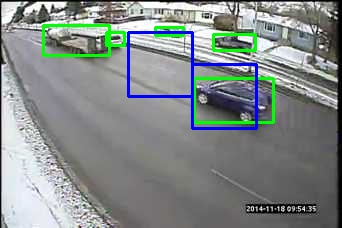
#> input picture knn_localization/00000000.jpg, 342 x 228 px, given as the content of the folder ./MIO-TCD-Localization/train, which was not available
$ jupyter execute --allow-errors localization_KNN.ipynb   (text cells are left out)
#> lines starting #> are read from the running program, lines starting #| are printed output that depends on the picture
[cell 1]
import cv2
import numpy as np
import matplotlib.pyplot as plt
import os
import csv
import time
import imutils
import csv
from scipy.spatial import distance
#> (the rest of this cell did not finish here and is left out)

#> (a cell that did not finish here is left out)

[cell 3]
# read ground truth localization values

ground_truth_id = []
ground_truth_class = []
ground_truth_coordinates = []

#> (the rest of this cell did not finish here and is left out)

[cell 4]
# [49 lines left out: function getHogFeatures, not called in this run]

[cell 5]
# [22 lines left out: function calculate_dice_coefficient, not called in this run]

[cell 6]
# extract images from localization
def extract_localization_images(path, extracted_images, extracted_value, image_ids):
#> called with path = './MIO-TCD-Localization/train', extracted_value = 1
    extracted_count = 0
    test_count = 0

    ## resize images to 128x128 grayscale
    for file in os.listdir(path):
    # grab only 1 images from train directory for testing purposes
        if (extracted_count < extracted_value):
            img = cv2.cvtColor(cv2.imread(os.path.join(path + "/" + file)), cv2.COLOR_BGR2GRAY)
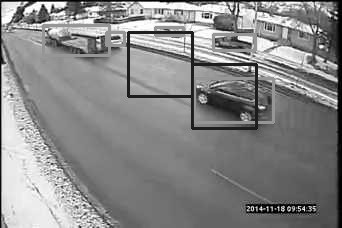
#> img: shape (228, 342); min 0, max 255, mean 135.5
            print(img.shape)
#| (228, 342)
            extracted_images.append(img)
            extracted_count = extracted_count + 1
            image_ids.append(""+file[:-4])

        else:
            break

    return extracted_images

[cell 7]
# [6 lines left out: function sliding_window, not called in this run]

[cell 8]
# [7 lines left out: function draw_gt_values, not called in this run]

[cell 9]
def get_ground_truth_values(image_id):
    classes = ground_truth_class[ground_truth_id == image_id]
    class_coordinates = ground_truth_coordinates[ground_truth_id == image_id]
    return classes, class_coordinates

[cell 10]
# [26 lines left out: function multi_scale_sliding_window, not called in this run]

[cell 11]
# calculate best MEAN coefficient from best bounding boxes.

# [27 lines left out: function calculate_localization_results, not called in this run]

[cell 12]
training_set_path= r"./MIO-TCD-Localization/train"
train_images = []
train_value = 1
image_ids = []

extract_localization_images(training_set_path, train_images, train_value,image_ids)
print(len(train_images))
print(len(image_ids))

[cell 13]
# localize all vehicles in each image

dice_coefficient_images = []
all_class_predictions = []
all_ground_truth_classes = []

window_width = 64
window_height = 64
step_size = 32
window_scales = [0.75,1,1.25,1.5]

#> (the rest of this cell did not finish here and is left out)

[cell 14]
# distribution of dice coefficient
image_index = []
for i in range(len(train_images)):
    image_index.append(i)

#> (the rest of this cell did not finish here and is left out)


$ run again, on knn_localization/00000003_knn.jpg
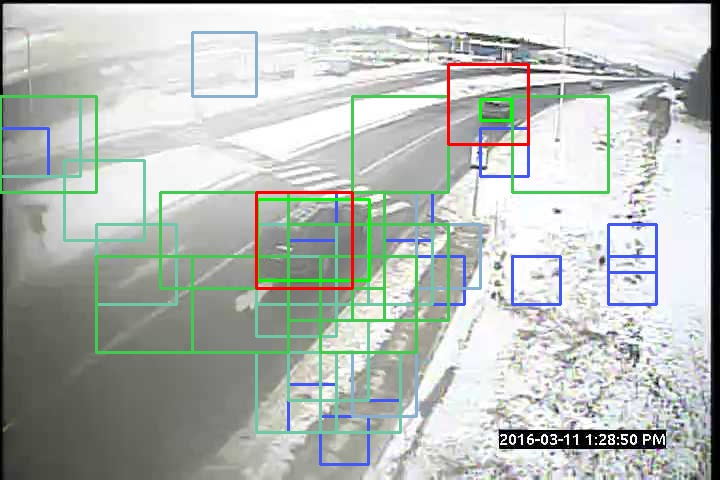
#> input picture knn_localization/00000003_knn.jpg, 720 x 480 px, given as the content of the folder ./MIO-TCD-Localization/train, which was not available
#> in extract_localization_images, `img = cv2.cvtColor(cv2.imread(os.path.join(path + "/" + file)), cv2.CO..`:
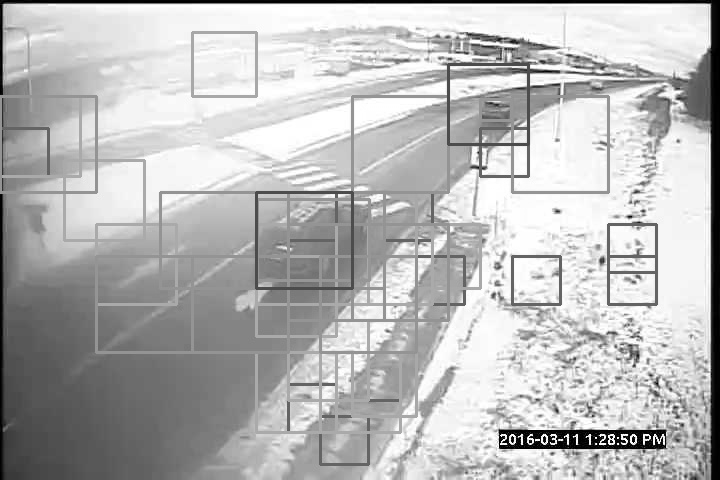
#> img: shape (480, 720); min 0, max 255, mean 184.4
#| (480, 720)

$ run again, on knn_localization/00000004_knn.jpg
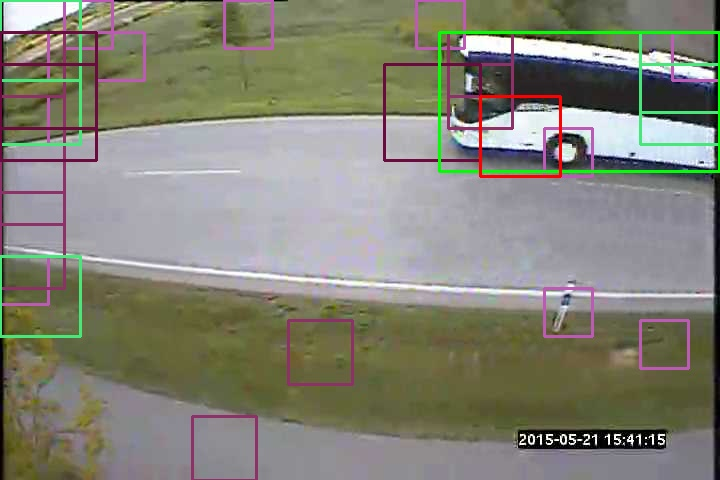
#> input picture knn_localization/00000004_knn.jpg, 720 x 480 px, given as the content of the folder ./MIO-TCD-Localization/train, which was not available
#> in extract_localization_images, `img = cv2.cvtColor(cv2.imread(os.path.join(path + "/" + file)), cv2.CO..`:
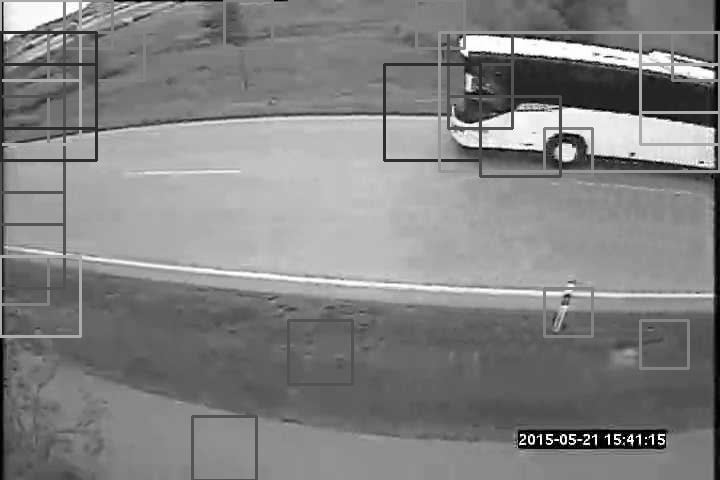
#> img: shape (480, 720); min 0, max 255, mean 130.2
#| (480, 720)

$ run again, on knn_localization/00000005_knn.jpg
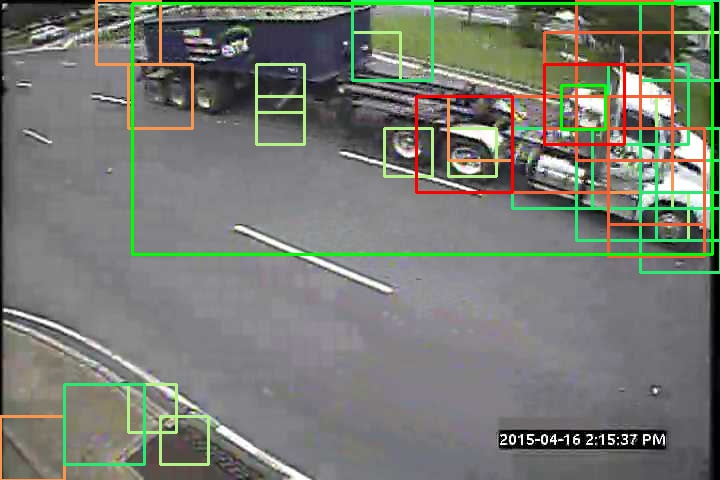
#> input picture knn_localization/00000005_knn.jpg, 720 x 480 px, given as the content of the folder ./MIO-TCD-Localization/train, which was not available
#> in extract_localization_images, `img = cv2.cvtColor(cv2.imread(os.path.join(path + "/" + file)), cv2.CO..`:
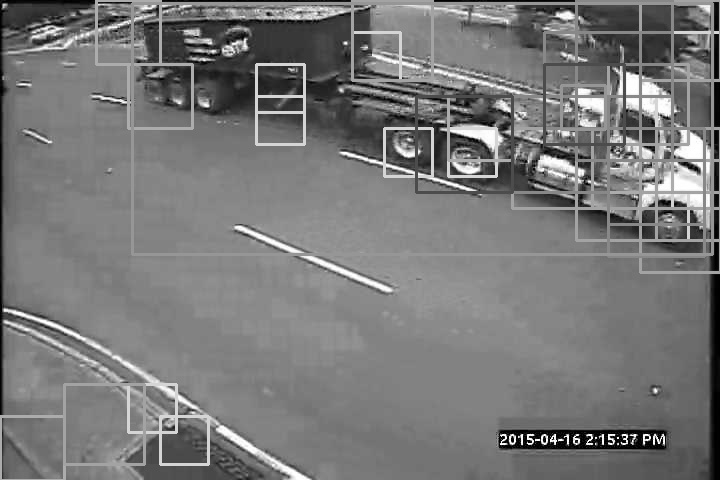
#> img: shape (480, 720); min 0, max 255, mean 119.9
#| (480, 720)
